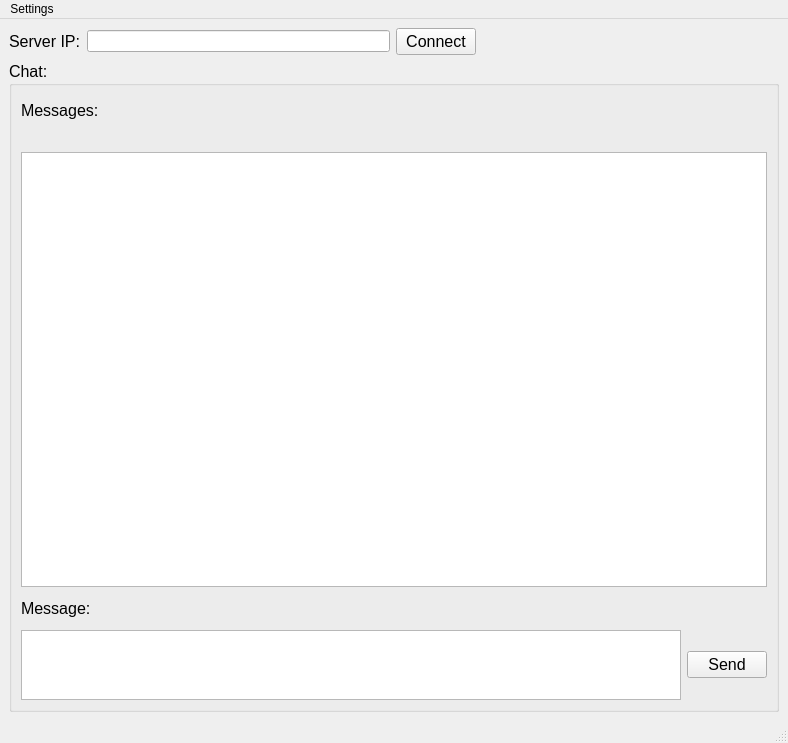
<?xml version="1.0" encoding="UTF-8"?>
<ui version="4.0">
 <class>MainWindow</class>
 <widget class="QMainWindow" name="MainWindow">
  <property name="geometry">
   <rect>
    <x>0</x>
    <y>0</y>
    <width>788</width>
    <height>743</height>
   </rect>
  </property>
  <property name="windowTitle">
   <string>MainWindow</string>
  </property>
  <widget class="QWidget" name="centralwidget">
   <layout class="QVBoxLayout" name="verticalLayout_8">
    <item>
     <layout class="QHBoxLayout" name="horizontalLayout">
      <item>
       <widget class="QLabel" name="label">
        <property name="font">
         <font>
          <pointsize>12</pointsize>
         </font>
        </property>
        <property name="text">
         <string>Server IP:</string>
        </property>
       </widget>
      </item>
      <item>
       <widget class="QLineEdit" name="ResultEdit"/>
      </item>
      <item>
       <widget class="QPushButton" name="connectBtn">
        <property name="font">
         <font>
          <pointsize>12</pointsize>
         </font>
        </property>
        <property name="text">
         <string>Connect</string>
        </property>
       </widget>
      </item>
      <item>
       <spacer name="horizontalSpacer_2">
        <property name="orientation">
         <enum>Qt::Orientation::Horizontal</enum>
        </property>
        <property name="sizeHint" stdset="0">
         <size>
          <width>113</width>
          <height>20</height>
         </size>
        </property>
       </spacer>
      </item>
     </layout>
    </item>
    <item>
     <widget class="QGroupBox" name="groupBox">
      <property name="font">
       <font>
        <pointsize>12</pointsize>
       </font>
      </property>
      <property name="title">
       <string>Chat:</string>
      </property>
      <layout class="QGridLayout" name="gridLayout">
       <item row="0" column="0">
        <layout class="QVBoxLayout" name="verticalLayout_7">
         <item>
          <layout class="QVBoxLayout" name="verticalLayout" stretch="5,0,70,5,10">
           <item>
            <widget class="QLabel" name="label_3">
             <property name="font">
              <font>
               <pointsize>12</pointsize>
              </font>
             </property>
             <property name="text">
              <string>Messages:</string>
             </property>
            </widget>
           </item>
           <item>
            <spacer name="horizontalSpacer">
             <property name="orientation">
              <enum>Qt::Orientation::Horizontal</enum>
             </property>
             <property name="sizeHint" stdset="0">
              <size>
               <width>113</width>
               <height>20</height>
              </size>
             </property>
            </spacer>
           </item>
           <item>
            <widget class="QListWidget" name="MessagesList">
             <property name="font">
              <font>
               <pointsize>12</pointsize>
              </font>
             </property>
            </widget>
           </item>
           <item>
            <widget class="QLabel" name="label_2">
             <property name="font">
              <font>
               <pointsize>12</pointsize>
              </font>
             </property>
             <property name="text">
              <string>Message:</string>
             </property>
            </widget>
           </item>
           <item>
            <layout class="QHBoxLayout" name="horizontalLayout_2">
             <item>
              <widget class="QTextEdit" name="MessageEdit">
               <property name="minimumSize">
                <size>
                 <width>0</width>
                 <height>0</height>
                </size>
               </property>
              </widget>
             </item>
             <item>
              <widget class="QPushButton" name="SendBtn">
               <property name="font">
                <font>
                 <pointsize>12</pointsize>
                </font>
               </property>
               <property name="text">
                <string>Send</string>
               </property>
              </widget>
             </item>
            </layout>
           </item>
          </layout>
         </item>
        </layout>
       </item>
      </layout>
     </widget>
    </item>
   </layout>
  </widget>
  <widget class="QMenuBar" name="menubar">
   <property name="geometry">
    <rect>
     <x>0</x>
     <y>0</y>
     <width>788</width>
     <height>25</height>
    </rect>
   </property>
   <widget class="QMenu" name="menuedit">
    <property name="title">
     <string>Settings</string>
    </property>
    <addaction name="separator"/>
    <addaction name="actionEdit_Server"/>
    <addaction name="actionEdit_Username"/>
   </widget>
   <addaction name="menuedit"/>
  </widget>
  <widget class="QStatusBar" name="statusbar"/>
  <action name="actionEdit_Server">
   <property name="text">
    <string>Edit server settings</string>
   </property>
  </action>
  <action name="actionEdit_Username">
   <property name="text">
    <string>Edit Username</string>
   </property>
  </action>
 </widget>
 <resources/>
 <connections/>
</ui>
